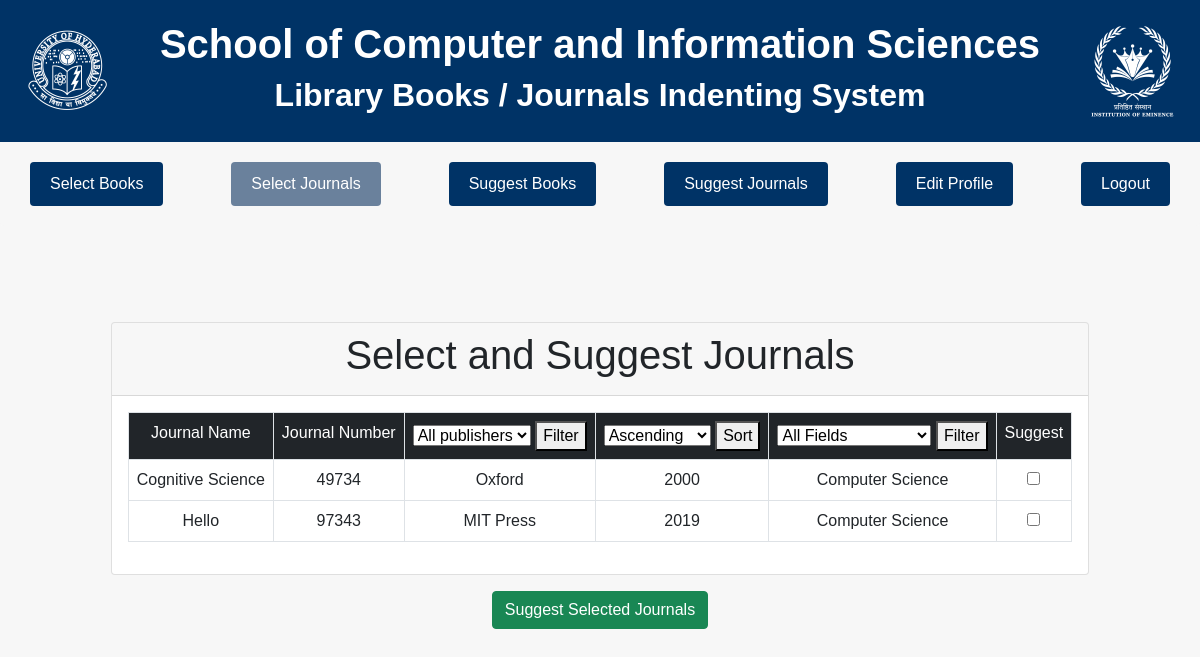
Screenshot of /faculty/select_journal.php with the database file from the repository.
### tables this page shows
CREATE TABLE `journals` (
  `journalName` varchar(30) NOT NULL,
  `journalNumber` int(30) NOT NULL,
  `publisher` varchar(30) NOT NULL,
  `year` int(4) NOT NULL,
  `field` varchar(30) NOT NULL
);

### faculty/select_journal.php (the view, shortened to what this page needs)
<!DOCTYPE html>
<html lang="en">
<head>
  <link rel="stylesheet" href="css/bootstrap.min.css">
</head>
<body>
<header>
    <div id="header">
      <div id="img_left">
        <img src="../img/uoh_logo_white.png" alt="University of Hyderabad">
      </div>
      <div id="title">
            <h1><b>School of Computer and Information Sciences</b></h1>
            <h2><b>Library Books / Journals Indenting System</b></h2>
        </div>
      <div id="img_right">
        <img src="../img/uoh_ioe_white.png" alt="University of Hyderabad">
      </div>
    </div>
  </header>
  <div id="navigation" align="center" class="btn-group1">
    <button onclick="window.location.href='select_book.php'">Select Books</button>
    <button onclick="window.location.href='select_journal.php'" id="user-btn">Select Journals</button>
    <button onclick="window.location.href='suggest_books.html'">Suggest Books</button>
    <button onclick="window.location.href='suggest_journals.html'">Suggest Journals</button>
    <button onclick="window.location.href='../faculty/profile/edit_profile.php'">Edit Profile</button>
    <button onclick="window.location.href='../faculty.php'">Logout</button>
  </div>
  <div class="container">
    <div class="row mt-5">
      <div class="col">
        <div class="card mt-5">
          <div class="card-header">
            <h2 class="display-6 text-center">Select and Suggest Journals</h2>
          </div>
          <div class="card-body">
            <table class="table table-bordered text-center" id="bookTable">
              <tr class="bg-dark text-white heading-row">
                <td> Journal Name </td>
                <td> Journal Number </td>
                <td>
                  <select id="publisherFilter">
                    <option value="">All publishers</option>
                  </select>
                  <button onclick="filterTable1()">Filter</button>
                </td>
                <td>
                  <select id="yearSortDirection">
                    <option value="asc">Ascending</option>
                  </select>
                  <button onclick="sortTable()">Sort</button>
                </td>
                <td>
                  <select id="fieldFilter">
                    <option value="">All Fields</option>
                  </select>
                  <button onclick="filterTable()">Filter</button>
                </td>
                <td> Suggest </td>
              </tr>
              <?php
              require_once 'config/db1.php';
              $query = "SELECT * FROM journals";
              $data = mysqli_query($con, $query);
              $total = mysqli_num_rows($data);
              if ($total != 0) {
                while ($result = mysqli_fetch_assoc($data)) {
                  echo "
                        <tr>
                          <td>" . $result['journalName'] . "</td>
                          <td>" . $result['journalNumber'] . "</td>
                          <td>" . $result['publisher'] . "</td>
                          <td>" . $result['year'] . "</td>
                          <td>" . $result['field'] . "</td>
                          <td>
                            <input type='checkbox' class='suggested-journal-checkbox' data-journal='" . htmlentities(json_encode($result)) . "'>
                          </td>
                        </tr>
                       ";
                }
              } else {
                echo "<tr><td colspan='6'>No records found</td></tr>";
              }
              ?>
            </table>
          </div>
        </div>
      </div>
    </div>
  </div>
  <div class="text-center mt-3">
      <button id="suggestJournalsButton" class="btn btn-success" type="button">Suggest Selected Journals</button>
  </div>
</body>
</html>

### faculty/select_journal.php (style rules this page uses)
body { font-family: Arial, sans-serif; margin: 0; padding: 0; background-color: #f7f7f7; }
h1, h2 { text-align: center; }
#header { display: flex; align-items: center; justify-content: space-between; padding: 20px; background-color: #003366; color: white; width: auto; position: sticky; top: 0; z-index: 1000; }
#navigation { display: flex; align-items: center; justify-content: space-between; padding: 20px; background-color: #f7f7f7; color: white; width: auto; position: sticky; top: 0; z-index: 100; }
#img_left, #img_right { flex: 0 0 auto; }
#img_left img, #img_right img { max-width: 100%; height: auto; }
#title { flex: 1 1 auto; text-align: center; margin: 0; }
.btn-group1 { display: flex; justify-content: center; border-radius: 4px; }
.btn-group1 button { background-color: #003366; color: #fff; border: none; padding: 10px 20px; margin: 0 10px; cursor: pointer; font-size: 16px; border-radius: 4px; }
#user-btn.active { background-color: #6a819c; }
.container { display: flex; flex-direction: column; justify-content: center; align-items: center; }

### rows the page displays
journals: journalName "Cognitive Science", journalNumber "49734", publisher "Oxford", year "2000", field "Computer Science"
journals: journalName "Hello", journalNumber "97343", publisher "MIT Press", year "2019", field "Computer Science"
